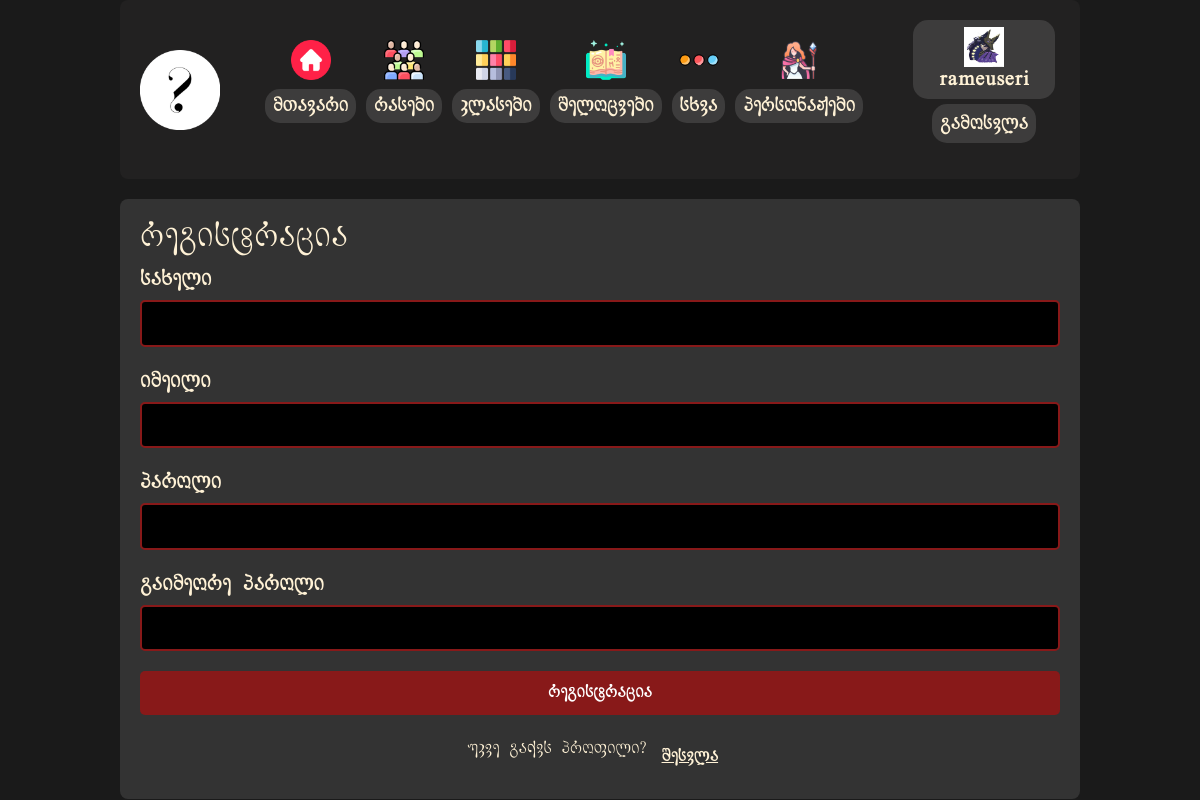
Page /register/ (signed in) on the committed database.
### myapp/models.py (models this page shows)
class User(AbstractBaseUser, PermissionsMixin):
    username = models.CharField(max_length=200, unique=True, default='username')
    email = models.EmailField(unique=True, null=True, blank=True)
    avatar = models.ImageField(upload_to='avatars/', null=True, blank=True, default='avatars/default_avatar.jpeg')
    is_active = models.BooleanField(default=True)
    is_staff = models.BooleanField(default=False)
    groups = models.ManyToManyField(
        'auth.Group',
        verbose_name='groups',
        blank=True,
        help_text='The groups this user belongs to. A user will get all permissions granted to each of their groups.',
        related_name="user_set_custom",
        related_query_name="user",
    )
    user_permissions = models.ManyToManyField(
        'auth.Permission',
        verbose_name='user permissions',
        blank=True,
        help_text='Specific permissions for this user.',
        related_name="user_set_custom",
        related_query_name="user",
    )
    objects = UserManager()
    USERNAME_FIELD = 'username'
    REQUIRED_FIELDS = ['email']

### myapp/views.py (the view, shortened to what this page needs)
# urls.py: path('register/', views.registerPage, name='register'),
def registerPage(request):
    form = MyUserCreationForm()
    context = {'form': form}
    return render(request, 'base/login_register.html', context)

### myapp/forms.py
class MyUserCreationForm(UserCreationForm):
    username = forms.CharField(label="სახელი", help_text="Required. 150 characters or fewer. Letters, digits and @/./+/-/_ only.")
    email = forms.EmailField(label="იმეილი")
    password1 = forms.CharField(label="პაროლი", widget=forms.PasswordInput, help_text="Your password can’t be too similar to your other personal information. Your password must contain at least 8 characters. Your password can’t be a commonly used password. Your password can’t be entirely numeric.")
    password2 = forms.CharField(label="გაიმეორე პაროლი", widget=forms.PasswordInput, help_text="Enter the same password as before, for verification.")
    class Meta:
        model = User
        fields = ['username', 'email', 'password1', 'password2']

### myapp/templates/base/login_register.html (shortened to what this page needs)
<!DOCTYPE html>
<html lang="en">
<head>
    {% load static %}
    <link rel="stylesheet" href="{% static 'myapp/static/css/login.css' %}">
    <link rel="stylesheet" href="https://stackpath.bootstrapcdn.com/bootstrap/4.5.2/css/bootstrap.min.css">
    <link rel="stylesheet" href="{% static 'css/navbar.css' %}">
    <link rel="stylesheet" href="{% static 'fonts/mg-glaho-drunk-master/css/mg-glaho-drunk.min.css' %}">
    <link rel="stylesheet" href="{% static 'fonts/ka-lortkipanidze-master/css/ka-lortkipanidze.min.css' %}">
    <link rel="stylesheet" href="{% static 'css/login.css' %}">
</head>
<body>
    {% include 'navbar.html' %}
    {% block content %}
    <main class="auth layout">
        <div class="container">
            <div class="layout__box">
                <div class="layout__body">
                    {% if page == 'login' %}
                        <form class="form" action="{% url 'login' %}" method="POST">
                            {% csrf_token %}
                            <div class="form__group">
                                <label for="username">სახელი</label>
                                <input type="text" name="username" id="username" required>
                            </div>
                            <div class="form__group">
                                <label for="password">პაროლი</label>
                                <input id="password" name="password" type="password" placeholder="&bull;&bull;&bull;&bull;&bull;&bull;&bull;&bull;" required />
                            </div>
                            <button class="btn btn--main" type="submit">შესვლა</button>
                        </form>
                        <div class="auth__action">
                            <a href="{% url 'register' %}" class="btn btn--link">რეგისტრაცია</a>
                        </div>
                    {% else %}
                        <h2 class="auth__tagline">რეგისტრაცია</h2>
                        <form class="form" action="{% url 'register' %}" method="POST">
                            {% for field in form %}
                            <div class="form__group">
                                <label for="{{ field.id_for_label }}">{{ field.label }}</label>
                                {{ field }}
                            </div>
                            {% endfor %}
                            <button class="btn btn--main" type="submit">რეგისტრაცია</button>
                        </form>
                        <div class="auth__action">
                            <p>უკვე გაქვს პროფილი?</p>
                            <a href="{% url 'login' %}" class="btn btn--link">შესვლა</a>
                        </div>
                    {% endif %}
                </div>
            </div>
        </div>
    </main>
    {% endblock %}
</body>
</html>

### myapp/templates/navbar.html (shortened to what this page needs)
<!DOCTYPE html>
<html lang="en">
<head>
    {% load static %}
    <link rel="stylesheet" href="{% static 'css/navbar.css' %}">
    <link rel="stylesheet" href="{% static 'fonts/mg-glaho-drunk-master/css/mg-glaho-drunk.min.css' %}">
    <link rel="stylesheet" href="{% static 'fonts/ka-lortkipanidze-master/css/ka-lortkipanidze.min.css' %}">
</head>
<body>
    <nav class="navbar">
        <nav class="menu">
            <a href="/"><img class="logo_image" src="{% static 'image/logo.jpg' %}" alt="logo"></a>
            <ul class="burger_bar">
                <li>
                    <a href="/">
                        <img class="logo_image" src="{% static 'image/icons/home.png' %}" alt="home">
                        <h3>მთავარი</h3>
                    </a>
                </li>
                <li>
                    <a href="{% url 'races_page' %}">
                        <img class="logo_image" src="{% static 'image/icons/races.png' %}" alt="races">
                        <h3>რასები</h3>
                    </a>
                </li>
                <li>
                    <a href="{% url 'classes_page' %}">
                        <img class="logo_image" src="{% static 'image/icons/classes.png' %}" alt="classes">
                        <h3>კლასები</h3>
                    </a>
                </li>
                <li>
                    <a href="{% url 'spells_page' %}">
                        <img class="logo_image" src="{% static 'image/icons/spells.png' %}" alt="spells">
                        <h3>შელოცვები</h3>
                    </a>
                </li>
                <li>
                    <a href="#!">
                        <img class="logo_image" src="{% static 'image/icons/more.png' %}" alt="misc">
                        <h3>სხვა</h3>
                    </a>
                </li>
                {% if user.is_authenticated %}
                <li>
                    <a href="{% url 'characters' %}">
                        <img class="logo_image" src="{% static 'image/icons/character.png' %}" alt="special">
                        <h3>პერსონაჟები</h3>
                    </a>
                </li>
                {% endif %}
            </ul>
            {% if user.is_authenticated %}
            <ul class="login_signup">
                <li>
                    <a href="{% url 'profile' %}">
                        <img class="user_avatar" src="{{ user.avatar.url }}" alt="User Avatar">
                        <span>{{ user.username }}</span>
                    </a>
                </li>
                <li><a href="{% url 'logout' %}">გამოსვლა</a></li>
            </ul>
            {% else %}
            <ul class="login_signup">
                <li><a href="{% url 'login' %}">შესვლა</a></li>
                <li><a href="{% url 'register' %}">რეგისტრაცია</a></li>
            </ul>
            {% endif %}
        </nav>
    </nav>
</body>
</html>

### static/css/login.css (style rules this page uses)
body, html { font-family: "KA_LORTKIPANIDZE", sans-serif; background-color: #1a1a1a; color: #fff2d6; margin: 0; padding: 0; height: 100%; }
.container { max-width: 960px; margin: 20px auto; padding: 20px; background-color: #333; border-radius: 8px; }
h3 { color: #000000; text-align: center; font-size: 32px; }
.form { display: flex; flex-direction: column; gap: 20px; }
.form__group { display: flex; flex-direction: column; align-items: start; }
.form__group label { margin-bottom: 5px; font-weight: bold; font-size: 20px; }
.form__group input { width: 100%; padding: 10px; border-radius: 5px; border: 2px solid #881919; background-color: #000; color: #fff2d6; font-size: 15px; }
.btn { padding: 10px 15px; border-radius: 5px; border: none; font-weight: bold; cursor: pointer; transition: background-color 0.3s ease; }
.btn--main { background-color: #881919; color: #ffffff; }
.btn--link { background-color: transparent; color: #fff2d6; text-decoration: underline; }
.auth__action { text-align: center; margin-top: 20px; display: flex; align-items: center; justify-content: center; }

### static/css/navbar.css (style rules this page uses)
.navbar { display: flex; align-items: center; background-color: #222121; padding: 20px; width: 100%; max-width: 960px; margin: 0 auto; border-radius: 8px; }
.menu { margin: 0 auto; display: flex; align-items: center; justify-content: space-evenly; width: 100%; }
.logo_image { width: 80px; }
.burger_bar a { display: flex; flex-direction: column; align-items: center; justify-content: space-evenly; height: 90px; text-decoration: none; }
.burger_bar img { aspect-ratio: 1/1; width: 40px; margin-bottom: 5px; transition: 0.5s; }
.burger_bar, .login_signup { list-style: none; display: flex; }
.login_signup { flex-direction: column; justify-content: flex-end; align-items: center; gap: 5px; }
.burger_bar li h3, .login_signup li a { font-family: "KA_LORTKIPANIDZE", sans-serif; border-radius: 15px; background-color: #3d3c3c; margin: 0px 5px; transition: 0.5s; font-size: 18px; padding: 5px 8px; color: #fff2d6; display: block; font-weight: bold; text-decoration: none; text-align: center; padding-top: 7px; }
.login_signup li a { border-color: #143083; }
img.user_avatar { aspect-ratio: 1/1; width: 40px; }

### rows in the picture
User: avatar (picture), username "rameuseri"

### other values in the picture
{{ field.label }} "სახელი" "იმეილი" "პაროლი" "გაიმეორე პაროლი"
